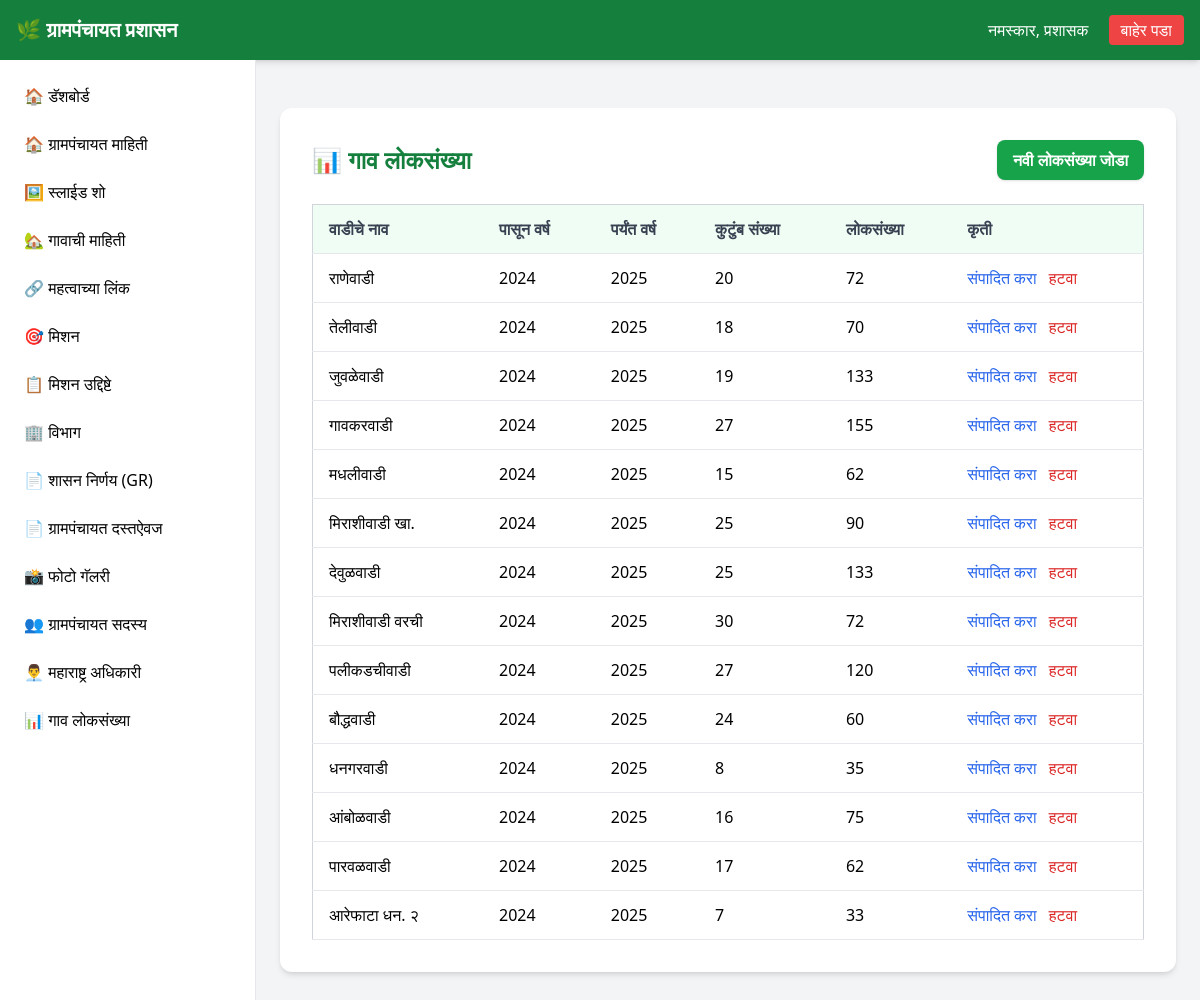
Page /dashboard/torsole-village-population/ (signed in) on the committed database.
### api/models.py (models this page shows, shortened)
class TorsoleVillagePopulation(models.Model):
    from_year = models.IntegerField()
    to_year = models.IntegerField()
    vilage_name = models.CharField(max_length=200, blank=True)
    family_count = models.IntegerField()
    population = models.IntegerField()

### api/views.py (the view)
# urls.py: path('dashboard/torsole-village-population/', views.torsole_village_population_list, name='torsole-village-population-list'),
@login_required(login_url='/admin/login/')
def torsole_village_population_list(request):
    torsole_village_populations = TorsoleVillagePopulation.objects.all()
    return render(request, 'dashboard/torsole_village_population_list.html', {'torsole_village_populations': torsole_village_populations})

### api/templates/dashboard/torsole_village_population_list.html (shortened to what this page needs)
{% extends 'dashboard/dashboard.html' %}
{% block content %}
<div class="max-w-6xl mx-auto bg-white p-8 mt-6 rounded-xl shadow-md">
    <div class="flex justify-between items-center mb-6">
        <h2 class="text-2xl font-bold text-green-700">
            📊 गाव लोकसंख्या
        </h2>
        <a href="{% url 'torsole-village-population-create' %}" class="bg-green-600 hover:bg-green-700 text-white font-semibold px-4 py-2 rounded-lg shadow">
            नवी लोकसंख्या जोडा
        </a>
    </div>
    {% if torsole_village_populations %}
        <div class="overflow-x-auto">
            <table class="min-w-full bg-white border border-gray-300">
                <thead class="bg-green-50">
                    <tr>
                        <th class="py-3 px-4 border-b text-left font-semibold text-gray-700">वाडीचे नाव</th>
                        <th class="py-3 px-4 border-b text-left font-semibold text-gray-700">पासून वर्ष</th>
                        <th class="py-3 px-4 border-b text-left font-semibold text-gray-700">पर्यंत वर्ष</th>
                        <th class="py-3 px-4 border-b text-left font-semibold text-gray-700">कुटुंब संख्या</th>
                        <th class="py-3 px-4 border-b text-left font-semibold text-gray-700">लोकसंख्या</th>
                        <th class="py-3 px-4 border-b text-left font-semibold text-gray-700">कृती</th>
                    </tr>
                </thead>
                <tbody>
                    {% for population in torsole_village_populations %}
                        <tr class="hover:bg-gray-50">
                            <td class="py-3 px-4 border-b">{{ population.vilage_name }}</td>
                            <td class="py-3 px-4 border-b">{{ population.from_year }}</td>
                            <td class="py-3 px-4 border-b">{{ population.to_year }}</td>
                            <td class="py-3 px-4 border-b">{{ population.family_count }}</td>
                            <td class="py-3 px-4 border-b">{{ population.population }}</td>
                            <td class="py-3 px-4 border-b">
                                <a href="{% url 'torsole-village-population-update' population.pk %}" class="text-blue-600 hover:text-blue-800 mr-2">संपादित करा</a>
                                <a href="{% url 'torsole-village-population-delete' population.pk %}" class="text-red-600 hover:text-red-800">हटवा</a>
                            </td>
                        </tr>
                    {% endfor %}
                </tbody>
            </table>
        </div>
    {% else %}
        <p class="text-gray-600 text-center py-8">कोणतीही लोकसंख्या आढळली नाही. <a href="{% url 'torsole-village-population-create' %}" class="text-green-600 hover:text-green-700">नवी जोडा</a>.</p>
    {% endif %}
</div>
{% endblock %}

### rows in the picture
TorsoleVillagePopulation: vilage_name "राणेवाडी", from_year "2024", to_year "2025", family_count "20", population "72"
TorsoleVillagePopulation: vilage_name "तेलीवाडी", from_year "2024", to_year "2025", family_count "18", population "70"
TorsoleVillagePopulation: vilage_name "जुवळेवाडी", from_year "2024", to_year "2025", family_count "19", population "133"
TorsoleVillagePopulation: vilage_name "गावकरवाडी", from_year "2024", to_year "2025", family_count "27", population "155"
TorsoleVillagePopulation: vilage_name "मधलीवाडी", from_year "2024", to_year "2025", family_count "15", population "62"
TorsoleVillagePopulation: vilage_name "मिराशीवाडी खा.", from_year "2024", to_year "2025", family_count "25", population "90"
TorsoleVillagePopulation: vilage_name "देवुळवाडी", from_year "2024", to_year "2025", family_count "25", population "133"
TorsoleVillagePopulation: vilage_name "मिराशीवाडी वरची", from_year "2024", to_year "2025", family_count "30", population "72"
TorsoleVillagePopulation: vilage_name "पलीकडचीवाडी", from_year "2024", to_year "2025", family_count "27", population "120"
TorsoleVillagePopulation: vilage_name "बौद्धवाडी", from_year "2024", to_year "2025", family_count "24", population "60"
TorsoleVillagePopulation: vilage_name "धनगरवाडी", from_year "2024", to_year "2025", family_count "8", population "35"
TorsoleVillagePopulation: vilage_name "आंबोळवाडी", from_year "2024", to_year "2025", family_count "16", population "75"
TorsoleVillagePopulation: vilage_name "पारवळवाडी", from_year "2024", to_year "2025", family_count "17", population "62"
TorsoleVillagePopulation: vilage_name "आरेफाटा धन. २", from_year "2024", to_year "2025", family_count "7", population "33"
